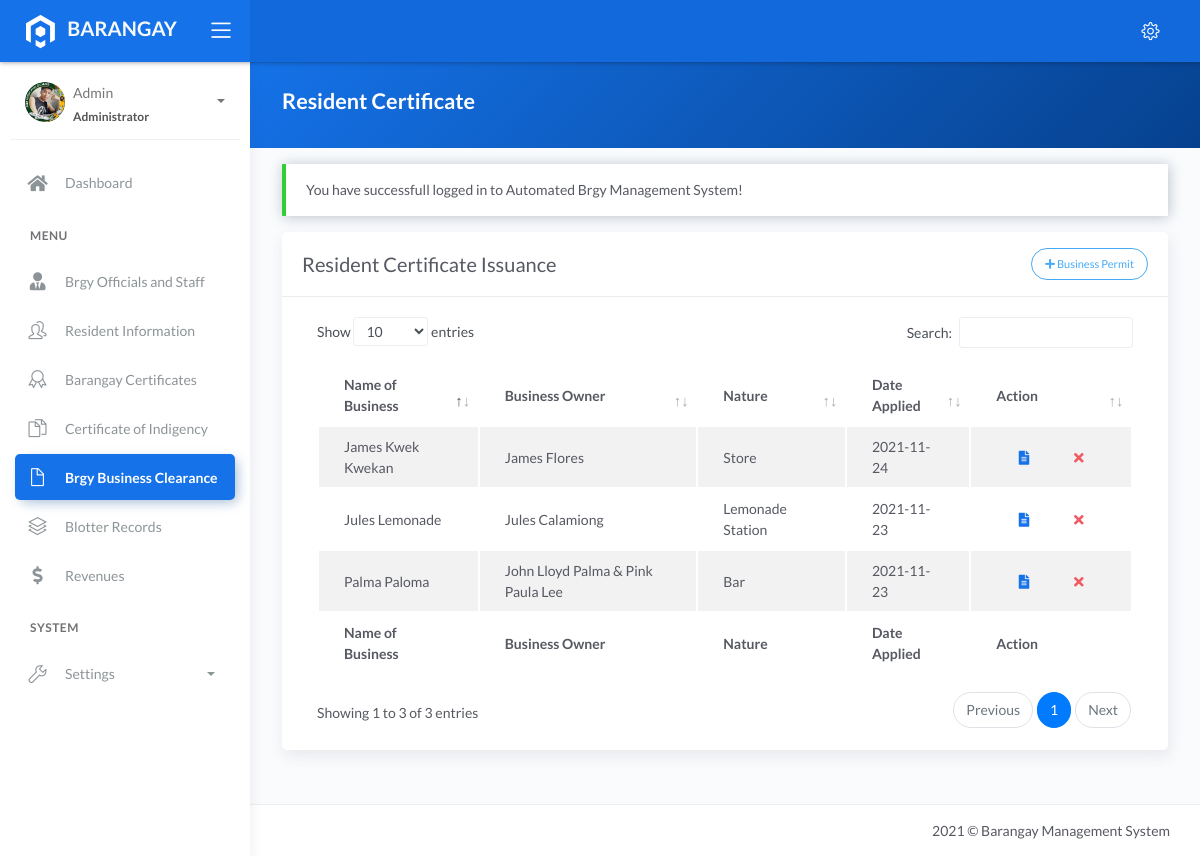
The page /business_permit.php (signed in) on the database as committed earlier.
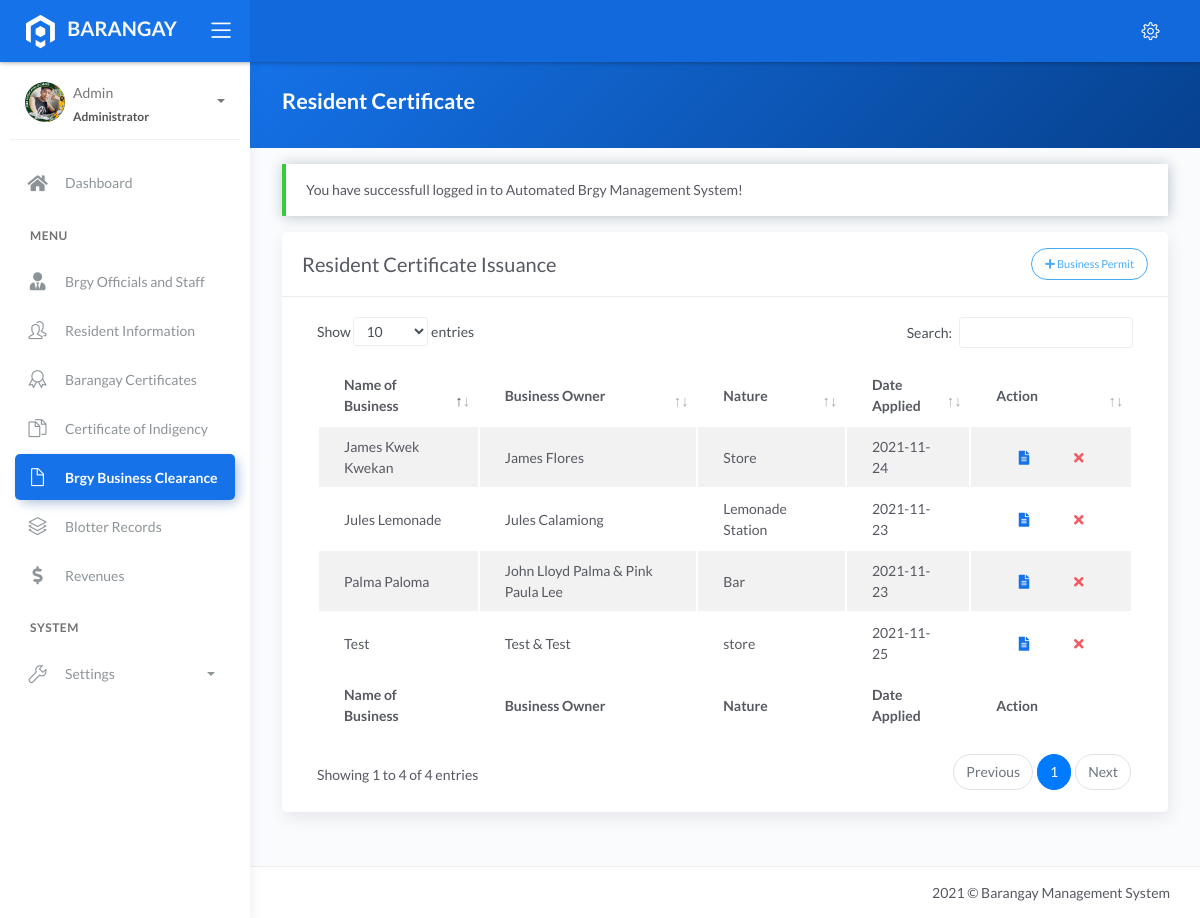
The same page on the database as committed later.
### tables this page shows
CREATE TABLE `tblpermit` (
  `id` int(11) NOT NULL AUTO_INCREMENT,
  `name` varchar(80) DEFAULT NULL,
  `owner1` varchar(200) DEFAULT NULL,
  `owner2` varchar(80) DEFAULT NULL,
  `nature` varchar(220) DEFAULT NULL,
  `applied` date DEFAULT NULL,
  PRIMARY KEY (`id`)
);

### business_permit.php (the view, shortened to what this page needs)
<?php include 'server/server.php' ?>
<?php
	$query = "SELECT * FROM tblpermit";
    $result = $conn->query($query);
    $permit = array();
	while($row = $result->fetch_assoc()){
		$permit[] = $row;
	}
?>
<!DOCTYPE html>
<html lang="en">
<head>
	<?php include 'templates/header.php' ?>
</head>
<body>
	<div class="wrapper">
		<?php include 'templates/main-header.php' ?>
		<?php include 'templates/sidebar.php' ?>
		<div class="main-panel">
			<div class="content">
				<div class="panel-header bg-primary-gradient">
					<div class="page-inner">
						<div class="d-flex align-items-left align-items-md-center flex-column flex-md-row">
							<div>
								<h2 class="text-white fw-bold">Resident Certificate</h2>
							</div>
						</div>
					</div>
				</div>
				<div class="page-inner">
					<div class="row mt--2">
						<div class="col-md-12">
                            <?php if(isset($_SESSION['message'])): ?>
                                <div class="alert alert-<?php echo $_SESSION['success']; ?> <?= $_SESSION['success']=='danger' ? 'bg-danger text-light' : null ?>" role="alert">
                                    <?php echo $_SESSION['message']; ?>
                                </div>
                            <?php endif ?>
                            <div class="card">
								<div class="card-header">
									<div class="card-head-row">
										<div class="card-title">Resident Certificate Issuance</div>
										<?php if(isset($_SESSION['username'])):?>
											<div class="card-tools">
												<a href="#add" data-toggle="modal" class="btn btn-info btn-border btn-round btn-sm">
													<i class="fa fa-plus"></i>
													Business Permit
												</a>
											</div>
										<?php endif?>
									</div>
								</div>
								<div class="card-body">
									<div class="table-responsive">
										<table id="residenttable" class="display table table-striped">
											<thead>
												<tr>
													<th scope="col">Name of Business</th>
													<th scope="col">Business Owner</th>
													<th scope="col">Nature</th>
													<th scope="col">Date Applied</th>
													<?php if(isset($_SESSION['username'])):?>
													<th scope="col">Action</th>
													<?php endif ?>
												</tr>
											</thead>
											<tbody>
												<?php if(!empty($permit)): ?>
													<?php foreach($permit as $row): ?>
													<tr>
														<td><?= ucwords($row['name']) ?></td>
														<td><?= !empty($row['owner2']) ? ucwords($row['owner1'].' & '. $row['owner2']) : $row['owner1'] ?></td>
														<td><?= $row['nature'] ?></td>
														<td><?= $row['applied'] ?></td>
                                                        <?php if(isset($_SESSION['username'])):?>
														<td>
															<div class="form-button-action">
																<a type="button" data-toggle="tooltip" href="generate_business_permit.php?id=<?= $row['id'] ?>" class="btn btn-link btn-primary" data-original-title="Generate Permit">
																	<i class="fas fa-file-alt"></i>
																</a>
																<?php if(isset($_SESSION['username']) && $_SESSION['role']=='administrator'): ?>
																<a type="button" data-toggle="tooltip" href="model/remove_permit.php?id=<?= $row['id'] ?>" onclick="return confirm('Are you sure you want to delete this business permit?');" class="btn btn-link btn-danger" data-original-title="Remove">
																	<i class="fa fa-times"></i>
																</a>
																<?php endif ?>
															</div>
														</td>
														<?php endif ?>
													</tr>
													<?php endforeach ?>
												<?php endif ?>
											</tbody>
											<tfoot>
												<tr>
                                                    <th scope="col">Name of Business</th>
													<th scope="col">Business Owner</th>
													<th scope="col">Nature</th>
													<th scope="col">Date Applied</th>
													<?php if(isset($_SESSION['username'])):?>
													<th scope="col">Action</th>
													<?php endif ?>
												</tr>
											</tfoot>
										</table>
									</div>
								</div>
							</div>
						</div>
					</div>
				</div>
			</div>
			<?php include 'templates/main-footer.php' ?>
		</div>
	</div>
</body>
</html>

Rows that differ between the two databases and show on the page:
added tblpermit: name "Test", owner1+owner2 "Test & Test", nature "store", applied "2021-11-25"
Other text that changed with them:
text written by a page script: "Show entries Search: Showing 1 to 3 of 3 entries Previous 1 Next" → "Show entries Search: Showing 1 to 4 of 4 entries Previous 1 Next"
